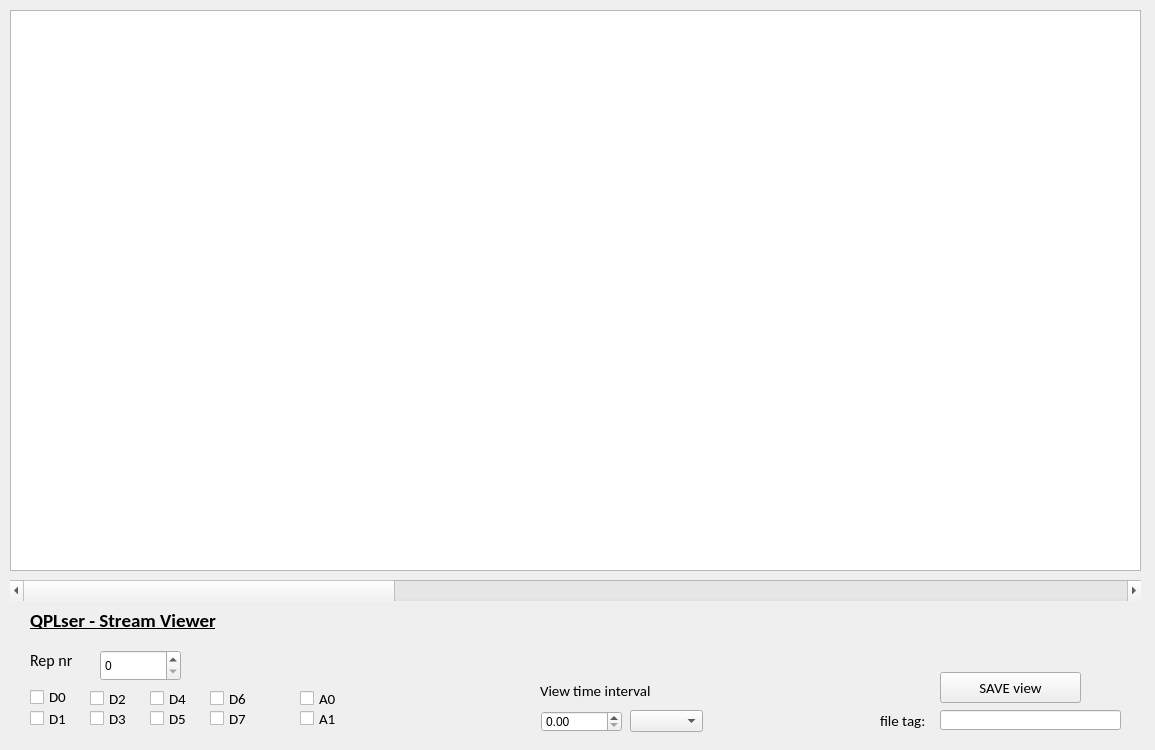
<?xml version="1.0" encoding="UTF-8"?>
<ui version="4.0">
 <class>Panel</class>
 <widget class="QWidget" name="Panel">
  <property name="geometry">
   <rect>
    <x>0</x>
    <y>0</y>
    <width>1155</width>
    <height>750</height>
   </rect>
  </property>
  <property name="windowTitle">
   <string>Panel</string>
  </property>
  <widget class="QPushButton" name="button_save">
   <property name="geometry">
    <rect>
     <x>940</x>
     <y>672</y>
     <width>141</width>
     <height>31</height>
    </rect>
   </property>
   <property name="font">
    <font>
     <family>Calibri</family>
     <pointsize>11</pointsize>
    </font>
   </property>
   <property name="text">
    <string>SAVE view</string>
   </property>
  </widget>
  <widget class="QGraphicsView" name="plot">
   <property name="geometry">
    <rect>
     <x>10</x>
     <y>10</y>
     <width>1131</width>
     <height>561</height>
    </rect>
   </property>
  </widget>
  <widget class="QLineEdit" name="lineEdit_fileName">
   <property name="geometry">
    <rect>
     <x>940</x>
     <y>710</y>
     <width>181</width>
     <height>20</height>
    </rect>
   </property>
  </widget>
  <widget class="QLabel" name="label_fileTag">
   <property name="geometry">
    <rect>
     <x>880</x>
     <y>710</y>
     <width>51</width>
     <height>21</height>
    </rect>
   </property>
   <property name="font">
    <font>
     <family>Calibri</family>
     <pointsize>11</pointsize>
    </font>
   </property>
   <property name="text">
    <string>file tag:</string>
   </property>
  </widget>
  <widget class="QSpinBox" name="sb_nr_steps_finelaser">
   <property name="geometry">
    <rect>
     <x>100</x>
     <y>650</y>
     <width>81</width>
     <height>31</height>
    </rect>
   </property>
  </widget>
  <widget class="QLabel" name="label_maxV__finelaser">
   <property name="geometry">
    <rect>
     <x>540</x>
     <y>680</y>
     <width>151</width>
     <height>21</height>
    </rect>
   </property>
   <property name="font">
    <font>
     <family>Calibri</family>
     <pointsize>11</pointsize>
    </font>
   </property>
   <property name="text">
    <string>View time interval</string>
   </property>
  </widget>
  <widget class="QLabel" name="label_nr_steps_finelaser">
   <property name="geometry">
    <rect>
     <x>30</x>
     <y>650</y>
     <width>61</width>
     <height>21</height>
    </rect>
   </property>
   <property name="font">
    <font>
     <family>Calibri</family>
     <pointsize>12</pointsize>
    </font>
   </property>
   <property name="text">
    <string>Rep nr</string>
   </property>
  </widget>
  <widget class="QDoubleSpinBox" name="dsb_maxV_finelaser">
   <property name="geometry">
    <rect>
     <x>541</x>
     <y>711</y>
     <width>81</width>
     <height>21</height>
    </rect>
   </property>
  </widget>
  <widget class="QScrollBar" name="horizontalScrollBar">
   <property name="geometry">
    <rect>
     <x>10</x>
     <y>580</y>
     <width>1131</width>
     <height>21</height>
    </rect>
   </property>
   <property name="pageStep">
    <number>50</number>
   </property>
   <property name="orientation">
    <enum>Qt::Horizontal</enum>
   </property>
  </widget>
  <widget class="QCheckBox" name="cb_autostop_2">
   <property name="geometry">
    <rect>
     <x>30</x>
     <y>687</y>
     <width>51</width>
     <height>20</height>
    </rect>
   </property>
   <property name="font">
    <font>
     <family>Calibri</family>
     <pointsize>11</pointsize>
    </font>
   </property>
   <property name="text">
    <string>D0</string>
   </property>
  </widget>
  <widget class="QCheckBox" name="cb_autostop_3">
   <property name="geometry">
    <rect>
     <x>30</x>
     <y>710</y>
     <width>51</width>
     <height>17</height>
    </rect>
   </property>
   <property name="font">
    <font>
     <family>Calibri</family>
     <pointsize>11</pointsize>
    </font>
   </property>
   <property name="text">
    <string>D1</string>
   </property>
  </widget>
  <widget class="QCheckBox" name="cb_autostop_4">
   <property name="geometry">
    <rect>
     <x>90</x>
     <y>710</y>
     <width>51</width>
     <height>17</height>
    </rect>
   </property>
   <property name="font">
    <font>
     <family>Calibri</family>
     <pointsize>11</pointsize>
    </font>
   </property>
   <property name="text">
    <string>D3</string>
   </property>
  </widget>
  <widget class="QCheckBox" name="cb_autostop_5">
   <property name="geometry">
    <rect>
     <x>90</x>
     <y>690</y>
     <width>51</width>
     <height>17</height>
    </rect>
   </property>
   <property name="font">
    <font>
     <family>Calibri</family>
     <pointsize>11</pointsize>
    </font>
   </property>
   <property name="text">
    <string>D2</string>
   </property>
  </widget>
  <widget class="QCheckBox" name="cb_autostop_6">
   <property name="geometry">
    <rect>
     <x>150</x>
     <y>710</y>
     <width>51</width>
     <height>17</height>
    </rect>
   </property>
   <property name="font">
    <font>
     <family>Calibri</family>
     <pointsize>11</pointsize>
    </font>
   </property>
   <property name="text">
    <string>D5</string>
   </property>
  </widget>
  <widget class="QCheckBox" name="cb_autostop_7">
   <property name="geometry">
    <rect>
     <x>150</x>
     <y>690</y>
     <width>51</width>
     <height>17</height>
    </rect>
   </property>
   <property name="font">
    <font>
     <family>Calibri</family>
     <pointsize>11</pointsize>
    </font>
   </property>
   <property name="text">
    <string>D4</string>
   </property>
  </widget>
  <widget class="QCheckBox" name="cb_autostop_8">
   <property name="geometry">
    <rect>
     <x>210</x>
     <y>710</y>
     <width>51</width>
     <height>17</height>
    </rect>
   </property>
   <property name="font">
    <font>
     <family>Calibri</family>
     <pointsize>11</pointsize>
    </font>
   </property>
   <property name="text">
    <string>D7</string>
   </property>
  </widget>
  <widget class="QCheckBox" name="cb_autostop_9">
   <property name="geometry">
    <rect>
     <x>210</x>
     <y>690</y>
     <width>61</width>
     <height>17</height>
    </rect>
   </property>
   <property name="font">
    <font>
     <family>Calibri</family>
     <pointsize>11</pointsize>
    </font>
   </property>
   <property name="text">
    <string>D6</string>
   </property>
  </widget>
  <widget class="QCheckBox" name="cb_autostop_10">
   <property name="geometry">
    <rect>
     <x>300</x>
     <y>710</y>
     <width>41</width>
     <height>17</height>
    </rect>
   </property>
   <property name="font">
    <font>
     <family>Calibri</family>
     <pointsize>11</pointsize>
    </font>
   </property>
   <property name="text">
    <string>A1</string>
   </property>
  </widget>
  <widget class="QCheckBox" name="cb_autostop_11">
   <property name="geometry">
    <rect>
     <x>300</x>
     <y>690</y>
     <width>51</width>
     <height>17</height>
    </rect>
   </property>
   <property name="font">
    <font>
     <family>Calibri</family>
     <pointsize>11</pointsize>
    </font>
   </property>
   <property name="text">
    <string>A0</string>
   </property>
  </widget>
  <widget class="QComboBox" name="comboBox">
   <property name="geometry">
    <rect>
     <x>630</x>
     <y>710</y>
     <width>73</width>
     <height>22</height>
    </rect>
   </property>
  </widget>
  <widget class="QLabel" name="label_nr_steps_finelaser_2">
   <property name="geometry">
    <rect>
     <x>30</x>
     <y>610</y>
     <width>251</width>
     <height>21</height>
    </rect>
   </property>
   <property name="font">
    <font>
     <family>Calibri</family>
     <pointsize>14</pointsize>
     <weight>75</weight>
     <bold>true</bold>
     <underline>true</underline>
    </font>
   </property>
   <property name="text">
    <string>QPLser - Stream Viewer</string>
   </property>
  </widget>
 </widget>
 <layoutdefault spacing="6" margin="11"/>
 <resources/>
 <connections/>
</ui>
